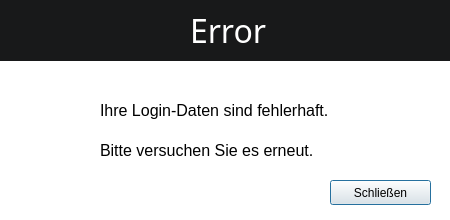
<?xml version="1.0" encoding="UTF-8"?>
<ui version="4.0">
 <class>infologmessage</class>
 <widget class="QDialog" name="infologmessage">
  <property name="geometry">
   <rect>
    <x>0</x>
    <y>0</y>
    <width>450</width>
    <height>220</height>
   </rect>
  </property>
  <property name="windowTitle">
   <string>Hotel Management Office System</string>
  </property>
  <widget class="QWidget" name="background" native="true">
   <property name="geometry">
    <rect>
     <x>0</x>
     <y>60</y>
     <width>451</width>
     <height>161</height>
    </rect>
   </property>
   <property name="styleSheet">
    <string notr="true">#background {

background-color: white;
}
</string>
   </property>
   <widget class="QLabel" name="label">
    <property name="geometry">
     <rect>
      <x>100</x>
      <y>30</y>
      <width>251</width>
      <height>41</height>
     </rect>
    </property>
    <property name="font">
     <font>
      <pointsize>12</pointsize>
     </font>
    </property>
    <property name="text">
     <string>Ihre Login-Daten sind fehlerhaft.</string>
    </property>
   </widget>
   <widget class="QLabel" name="label_2">
    <property name="geometry">
     <rect>
      <x>100</x>
      <y>70</y>
      <width>221</width>
      <height>41</height>
     </rect>
    </property>
    <property name="font">
     <font>
      <pointsize>12</pointsize>
     </font>
    </property>
    <property name="text">
     <string>Bitte versuchen Sie es erneut.</string>
    </property>
   </widget>
   <widget class="QPushButton" name="closeWindowButton">
    <property name="geometry">
     <rect>
      <x>330</x>
      <y>120</y>
      <width>101</width>
      <height>25</height>
     </rect>
    </property>
    <property name="styleSheet">
     <string notr="true"/>
    </property>
    <property name="text">
     <string>Schließen</string>
    </property>
   </widget>
  </widget>
  <widget class="QWidget" name="header" native="true">
   <property name="geometry">
    <rect>
     <x>0</x>
     <y>0</y>
     <width>451</width>
     <height>61</height>
    </rect>
   </property>
   <property name="styleSheet">
    <string notr="true">#header {

background-color: #18191A;

}</string>
   </property>
   <widget class="QLabel" name="headerText">
    <property name="geometry">
     <rect>
      <x>190</x>
      <y>10</y>
      <width>251</width>
      <height>41</height>
     </rect>
    </property>
    <property name="font">
     <font>
      <family>Yrsa</family>
      <pointsize>24</pointsize>
     </font>
    </property>
    <property name="styleSheet">
     <string notr="true">#headerText {

color:white;

}</string>
    </property>
    <property name="text">
     <string>Error</string>
    </property>
   </widget>
   <widget class="QWidget" name="logo" native="true">
    <property name="geometry">
     <rect>
      <x>130</x>
      <y>10</y>
      <width>51</width>
      <height>41</height>
     </rect>
    </property>
    <property name="styleSheet">
     <string notr="true">#logo {

border-image:url(:/images/logo_white.png);
}</string>
    </property>
   </widget>
  </widget>
 </widget>
 <resources/>
 <connections/>
</ui>
